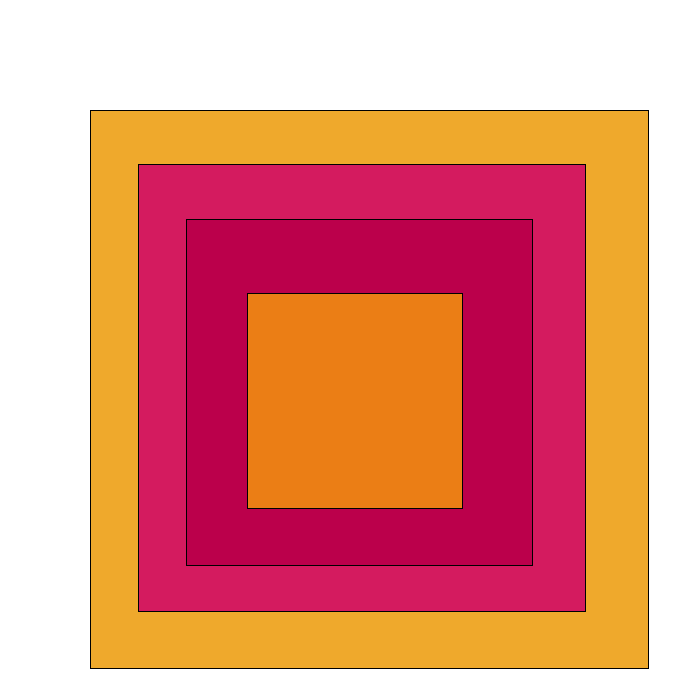
Frame 1 (no input)
Frame 60 (the mouse pressed at the canvas centre just before this capture): identical to frame 1, image omitted
Frame 120 (the mouse held since frame 60 and released just before this capture): identical to frame 1, image omitted

The Processing sketch that drew this single still picture (run headless with seeded random() and noise(); from frame 60 on, the mouse is pressed at the canvas centre):

// Processing sketch: sketch_230921b
// ── sketch_230921b.pde
//source: https://www.si.edu/object/homage-square-glow%3Ahmsg_72.3

void setup() {

  size (700, 700);
  
}
  void draw() {
    background(255);
    fill(239,169,44,255);
    square(90, 110, 558); 
    fill(212,27,95,255);
    square(138, 164, 447);
    fill(187,0,75,255);
    square(186, 219, 346);
    fill(235,126,21,255);
    square(247, 293, 215);
    



















    if (frameCount == 1) {
      String filename = "output";
      save(filename + ".png");
      print("canvas saved as " + filename + ".png");
    }
  }



















 
